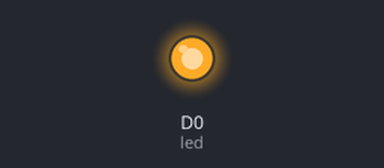
This sketch was run on a simulated ESP8266 (NodeMCU). Parts: output pins drawn as LEDs (lit = HIGH).

Above: at 0.05 s.
At 1.4 s:
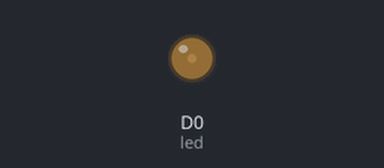
At 2.1 s:
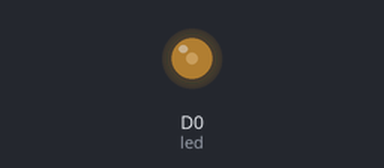
At 2.8 s:
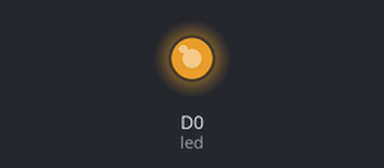
Timing chart, 0 to 7.0 s (numbered marks = the images above):
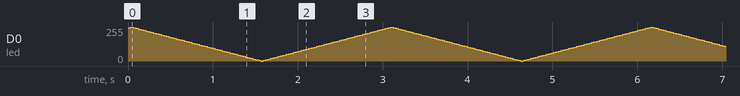

The sketch:

NodeMCU_programmed_to_fade_an_LED.ino
```cpp
/*
 *NodeMCU programmed to fade an LED
 * Made by www.wiztaqnia.com
 * Modified date: 12/03/2024
 * Typical pin layout used:
 * -----------------------------------
 * Signal          NodeMCU      LED
 * -----------------------------------
 * Digital PWM        D0        +ve
 * GND(Ground)       GND        -ve
 */
int led = D0;
int fade = 250;
int bright = 5;

void setup() {
  pinMode(led, OUTPUT);
}

void loop() {
  analogWrite(led, fade);
  fade = fade + bright;
  if (fade == 0 || fade == 255) {
    bright = -bright;
  }
  delay(30);
}
```
